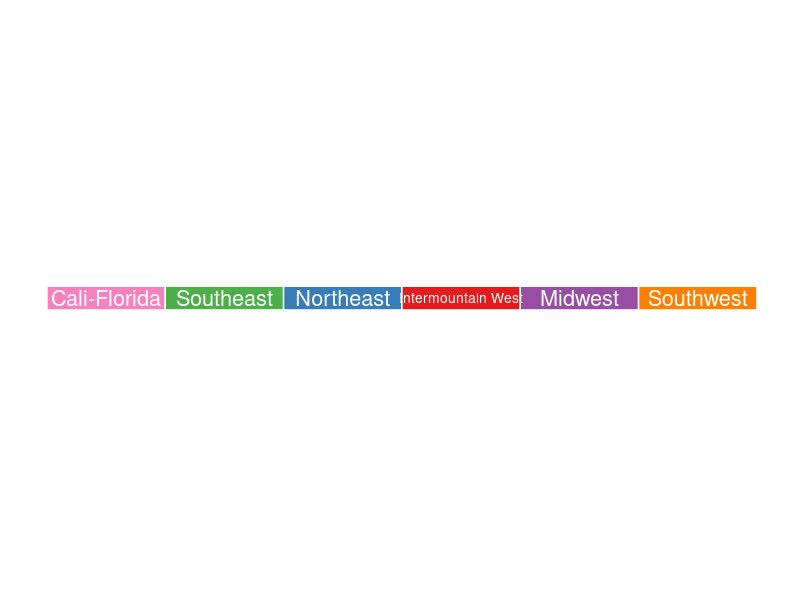

Recreate this plot in R.
# Create a legend for use in all of our paper figures (as we can no longer rely on the poster derived legends.)
library(tidyverse)

# Legend Code
#=============================================================================
# First, create a set of boxes that we can color differently. 
tbox.x <- c(0, 0, 5, 5, 0)
tbox.y <- c(0, 1, 1, 0, 0)

# Now create a series of 6 boxes. 
boxes <- data.frame(x = c(tbox.x, tbox.x+5, tbox.x+10, tbox.x+15, 
                          tbox.x+20, tbox.x+25),
                    y = rep(tbox.y, 6),
                    group = c(rep(1, 5), rep(2, 5), rep(3, 5), 
                              rep(4, 5), rep(5, 5), rep(6, 5)))

legend <- ggplot(boxes, aes(x = x, y = y)) + 
  geom_polygon(aes(fill = factor(group)), color = "white") + 
  coord_fixed() +
  scale_color_manual(values = c("#f781bf", "#4daf4a", "#377eb8",  
                                "#e41a1c", "#984ea3", "#ff7f00")) + 
  scale_fill_manual(values = c("#f781bf", "#4daf4a", "#377eb8", 
                               "#e41a1c", "#984ea3",  "#ff7f00")) + 
  annotate("text", x = 2.5 + c(0, 5, 10, 15, 20, 25), 
           y = rep(0.5, 6), 
           label = c("Cali-Florida", "Southeast", "Northeast", 
                     "Intermountain West", "Midwest", "Southwest"), 
           color = "white", size = c(5.5, 5.5, 5.5, 3.5, 5.5, 5.5)) + 
  theme(legend.position = "none",
        panel.background = element_blank(),
        axis.line = element_blank(),
        axis.text = element_blank(),
        axis.title = element_blank(),
        axis.ticks = element_blank())
#=============================================================================


       